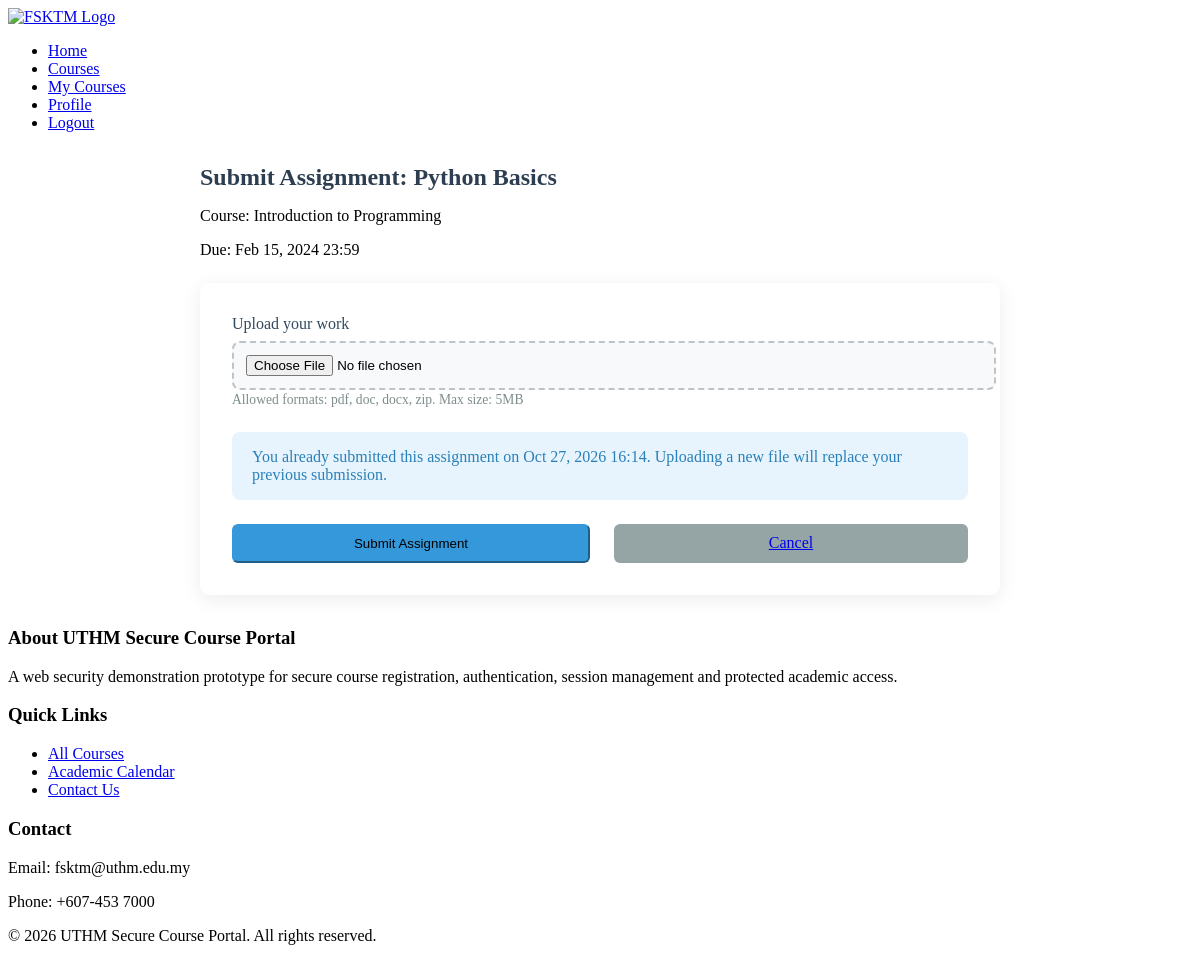
The page /pages/assignment-submit.php?id=1 (signed in) on the database its author committed.
### tables this page shows
CREATE TABLE assignments (
    assignment_id INT AUTO_INCREMENT PRIMARY KEY,
    course_id INT NOT NULL,
    title VARCHAR(200) NOT NULL,
    description TEXT,
    due_date DATETIME NOT NULL,
    max_marks INT DEFAULT 100,
    created_at TIMESTAMP DEFAULT CURRENT_TIMESTAMP,
    updated_at TIMESTAMP DEFAULT CURRENT_TIMESTAMP ON UPDATE CURRENT_TIMESTAMP,
    FOREIGN KEY (course_id) REFERENCES courses(course_id) ON DELETE CASCADE
);

CREATE TABLE courses (
    course_id INT AUTO_INCREMENT PRIMARY KEY,
    course_code VARCHAR(10) UNIQUE NOT NULL,
    course_name VARCHAR(100) NOT NULL,
    description TEXT,
    credits INT NOT NULL DEFAULT 3,
    semester ENUM('1', '2', '3') NOT NULL,
    academic_year VARCHAR(9) NOT NULL,  
    max_students INT DEFAULT 40,
    current_enrolled INT DEFAULT 0,
    instructor_id INT,
    schedule_day VARCHAR(20),
    schedule_time VARCHAR(50),
    classroom VARCHAR(20),
    course_image VARCHAR(255) DEFAULT 'default-course.jpg',
    prerequisites TEXT,
    category_id INT,
    is_active BOOLEAN DEFAULT TRUE,
    created_at TIMESTAMP DEFAULT CURRENT_TIMESTAMP,
    updated_at TIMESTAMP DEFAULT CURRENT_TIMESTAMP ON UPDATE CURRENT_TIMESTAMP,
    FOREIGN KEY (category_id) REFERENCES course_categories(category_id) ON DELETE SET NULL,
    FOREIGN KEY (instructor_id) REFERENCES users(user_id) ON DELETE SET NULL
);

CREATE TABLE submissions (
    submission_id INT AUTO_INCREMENT PRIMARY KEY,
    assignment_id INT NOT NULL,
    user_id INT NOT NULL,
    submission_date TIMESTAMP DEFAULT CURRENT_TIMESTAMP,
    file_path VARCHAR(255) NOT NULL,
    marks DECIMAL(5,2) NULL,
    feedback TEXT,
    status ENUM('submitted', 'late', 'graded') DEFAULT 'submitted',
    FOREIGN KEY (assignment_id) REFERENCES assignments(assignment_id) ON DELETE CASCADE,
    FOREIGN KEY (user_id) REFERENCES users(user_id) ON DELETE CASCADE
);

### pages/assignment-submit.php (the view, shortened to what this page needs)
<?php
require_once '../includes/header.php';
$assignment_id = (int)$_GET['id'];
$db = new Database();
$conn = $db->getConnection();
$stmt = $conn->prepare("
    SELECT a.*, c.course_name
    FROM assignments a
    JOIN courses c ON a.course_id = c.course_id
    WHERE a.assignment_id = ?
");
$stmt->bind_param("i", $assignment_id);
$stmt->execute();
$assignment = $stmt->get_result()->fetch_assoc();
$stmt = $conn->prepare("
    SELECT * FROM submissions
    WHERE assignment_id = ? AND user_id = ?
");
$stmt->bind_param("ii", $assignment_id, $_SESSION['user_id']);
$stmt->execute();
$existing_submission = $stmt->get_result()->fetch_assoc();
?>
<div class="submit-container">
    <h2>Submit Assignment: <?= $assignment['title'] ?></h2>
    <p>Course: <?= $assignment['course_name'] ?></p>
    <p>Due: <?= date('M j, Y H:i', strtotime($assignment['due_date'])) ?></p>
    <div class="card">
        <div class="card-body">
            <form method="POST" enctype="multipart/form-data">
                <div class="form-group">
                    <label for="submission_file">Upload your work</label>
                    <input type="file" class="form-control-file" id="submission_file" name="submission_file" required>
                    <small class="form-text text-muted">
                        Allowed formats: <?= implode(', ', ALLOWED_TYPES) ?>. Max size: <?= (MAX_FILE_SIZE / 1024 / 1024) ?>MB
                    </small>
                </div>
                <?php if ($existing_submission): ?>
                    <div class="alert alert-info">
                        You already submitted this assignment on <?= date('M j, Y H:i', strtotime($existing_submission['submission_date'])) ?>.
                        Uploading a new file will replace your previous submission.
                    </div>
                <?php endif; ?>
                <div class="form-actions">
                    <button type="submit" class="btn btn-primary">Submit Assignment</button>
                    <a href="course-details.php?id=<?= $assignment['course_id'] ?>" class="btn btn-secondary">Cancel</a>
                </div>
            </form>
        </div>
    </div>
</div>
<?php require_once '../includes/footer.php'; ?>

### pages/assignment-submit.php (style rules this page uses)
.submit-container { max-width: 800px; margin: 2rem auto; padding: 0 15px; }
h2 { color: #2c3e50; margin-bottom: 1rem; font-weight: 600; }
.card { border: none; border-radius: 10px; box-shadow: 0 4px 20px rgba(0, 0, 0, 0.08); margin-top: 1.5rem; overflow: hidden; }
.card-body { padding: 2rem; }
.form-group { margin-bottom: 1.5rem; }
label { display: block; margin-bottom: 0.5rem; font-weight: 500; color: #34495e; }
.form-control-file { display: block; width: 100%; padding: 0.75rem; border: 2px dashed #bdc3c7; border-radius: 8px; background-color: #f8f9fa; transition: all 0.3s ease; }
.form-text { font-size: 0.85rem; color: #7f8c8d; margin-top: 0.5rem; }
.btn { padding: 0.6rem 1.5rem; border-radius: 6px; font-weight: 500; transition: all 0.2s ease; }
.btn-primary { background-color: #3498db; border-color: #3498db; }
.btn-secondary { background-color: #95a5a6; border-color: #95a5a6; margin-left: 0.75rem; }
.alert { border-radius: 8px; padding: 1rem 1.25rem; margin-bottom: 1.5rem; }
.alert-info { background-color: #e8f4fd; border-color: #d4e6f7; color: #2980b9; }
.form-actions { display: flex; gap: 12px; margin-top: 20px; }
.form-actions .btn { flex: 1; text-align: center; padding: 10px 0; }
.form-actions .btn { min-width: 120px; flex: 0 0 auto; }
.form-actions .btn { flex: 1; }

### rows shown on the page
assignments: title "Python Basics", course.course_name "Introduction to Programming", due_date "Feb 15, 2024 23:59"
submissions: submission_date "Oct 27, 2026 16:14"

### other values the page prints
implode(', ', ALLOWED_TYPES) "pdf, doc, docx, zip"
MAX_FILE_SIZE / 1024 / 1024 "5"
